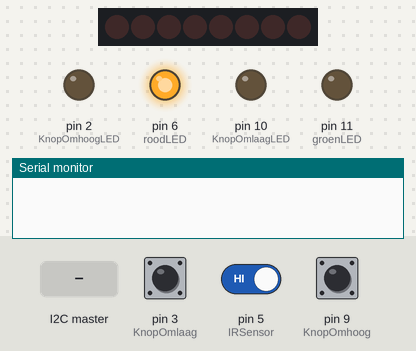
Simulated run of this sketch. Board: Arduino Uno, built with avr-gcc and run on an emulated ATmega328P. Shown: 8 shift-register outputs drawn as a row of LEDs (first output left, lit = HIGH), output pins drawn as LEDs (lit = HIGH), the last lines printed to the serial monitor. Wiring (inferred from the names in the program): shift register (74HC595): data pin 4; shift clock pin 8; latch pin 7. Wiring (inferred from the signals the program sends): row of LEDs: on Q0, Q1, Q2, Q3, Q4, Q5, Q6, Q7. The inputs (shaded band) are chosen by the test bench; at power-on: pin 3 (KnopOmlaag) HIGH, pin 5 (IRSensor) HIGH, pin 9 (KnopOmhoog) HIGH. Pins used as bus, display or sensor lines are not drawn.

Above: at 1.2 s.
1.3 s: the I2C master sends the byte 1
At 2.5 s:
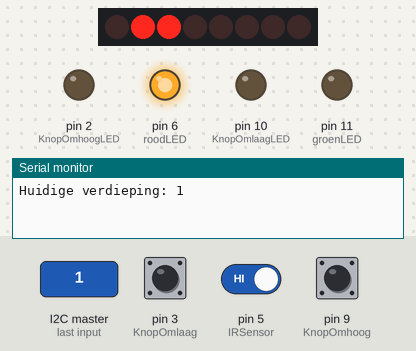
2.8 s: the I2C master sends the byte 0
At 3.7 s:
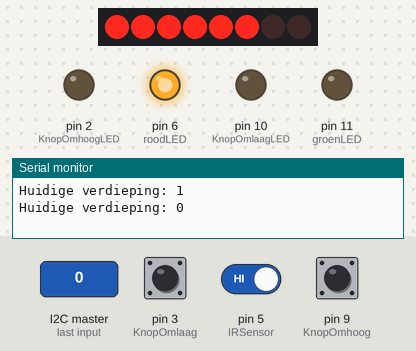
4.3 s: the I2C master sends the byte 2
At 4.9 s:
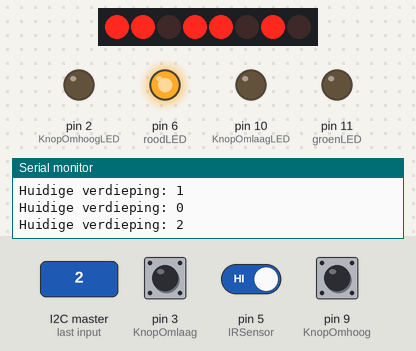
5.8 s: the I2C master sends the byte 90
At 7.0 s:
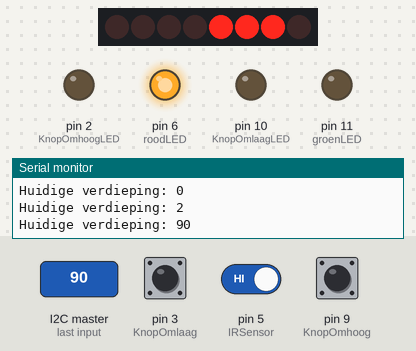
7.3 s: the I2C master sends the byte 200
At 8.4 s:
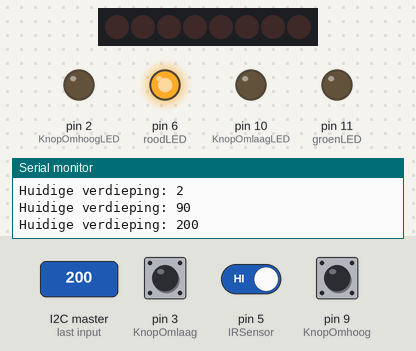
8.8 s: pin 3 (KnopOmlaag) pulled LOW for 0.15 s
At 9.5 s:
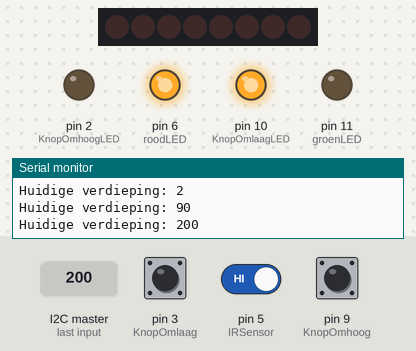
Timing chart, 0 to 11.4 s (numbered marks = the images above; inputs shaded):
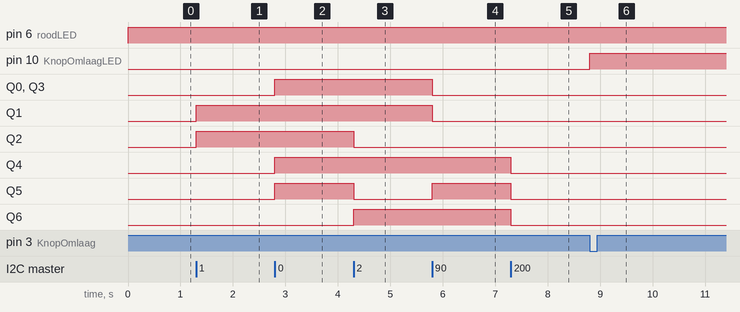

The sketch:

Story.ino
```cpp
#include <Wire.h>
#define verdiepingAdres 10

#define IRSensor 5
#define KnopOmlaag 3
#define KnopOmhoog 9
#define KnopOmhoogLED 2
#define KnopOmlaagLED 10

#define segmentDataPin 4
#define segmentLatchPin 7
#define segmentClockPin 8

#define roodLED 6
#define groenLED 11

byte symbol, symbols[] {
B11111100, // 0
B01100000, // 1
B11011010, // 2
B11110010, // 3
B01100110, // 4
B10110110, // 5
B10111110, // 6
B11100000, // 7
B11111110, // 8
B11110110, // 9
B11101110, // A
B00111110, // B
B10011100, // C
B01111010, // D
B10011110, // E
B10001110  // F
};

int huidigeVerdieping;
bool knopOmhoogLEDstand, knopOmlaagLEDstand, IRstand;

void setup() {
  pinMode(IRSensor,INPUT);
  pinMode(KnopOmlaag,INPUT);
  pinMode(KnopOmhoog,INPUT);
  pinMode(KnopOmhoogLED,OUTPUT);
  pinMode(KnopOmlaagLED, OUTPUT);
  pinMode(segmentDataPin,OUTPUT);
  pinMode(segmentLatchPin, OUTPUT);
  pinMode(segmentClockPin, OUTPUT);

  Wire.begin(verdiepingAdres);
  Wire.onReceive(receiveEvent);
  Wire.onRequest(requestEvent);

  Serial.begin(9600);

  knopOmhoogLEDstand = false;
  knopOmlaagLEDstand = false;
  //huidigeVerdieping = 5;
}

void loop() {

  /*Serial.print("\nKnopOmlaag = ");
  Serial.print(digitalRead(KnopOmlaag));
  Serial.print("  |  KnopOmhoog = ");
  Serial.print(digitalRead(KnopOmhoog));
  Serial.print("  |  IRsensor = ");
  Serial.print(digitalRead(IRSensor));
  */
  if(digitalRead(KnopOmhoog) == LOW){
    digitalWrite(KnopOmhoogLED,HIGH);
    knopOmhoogLEDstand = true;
  }

  if(digitalRead(KnopOmlaag) == LOW){
    digitalWrite(KnopOmlaagLED,HIGH);
    knopOmlaagLEDstand = true;
  }

  if(digitalRead(IRSensor) == LOW){
    digitalWrite(KnopOmlaagLED,LOW);
    digitalWrite(KnopOmhoogLED,LOW);
    analogWrite(roodLED,0);         //analog want pwm pin
    analogWrite(groenLED,255);      //analog want pwm pin
    knopOmhoogLEDstand = false;
    knopOmlaagLEDstand = false;
    IRstand = true;
  } else {
    analogWrite(roodLED,255);       //analog want pwm pin
    analogWrite(groenLED,0);        //analog want pwm pin
    IRstand = false;
  }
}

void segmentDisplay(){
  symbol = symbols[huidigeVerdieping];
  digitalWrite(segmentLatchPin,LOW);
  shiftOut(segmentDataPin, segmentClockPin, LSBFIRST, symbol);
  digitalWrite(segmentLatchPin,HIGH);
}

void requestEvent(){
  char dataArray[3]; //IRSensor|KnopOmhoog|KnopOmlaag

  if(IRstand){
    dataArray[0] = '0';
    //Serial.print("IRsensor neemt iets waar    ");
  } else {
    dataArray[0] = '1';
  }

  if(knopOmhoogLEDstand){
    dataArray[1] = '0';
    //Serial.print("Omhoogknop ingedrukt    ");
  } else {
    dataArray[1] = '1';
  }

  if(knopOmlaagLEDstand){
    dataArray[2] = '0';
    //Serial.print("Omlaagknop ingedrukt    ");
  } else {
    dataArray[2] = '1';
  }

  Wire.write(dataArray);
}

void receiveEvent(int howMany){
    huidigeVerdieping = Wire.read();
    Serial.print("Huidige verdieping: ");
    Serial.print(huidigeVerdieping);
    Serial.print("\n");
    segmentDisplay();
}
```

Measured:
- after the input at 1.3 s, Q1, Q2: LOW → HIGH at once
- after the input at 2.8 s, Q0, Q3–5: LOW → HIGH at once
- after the input at 4.3 s, Q2, Q5: HIGH → LOW at once; Q6: LOW → HIGH at once
- after the input at 5.8 s, Q0, Q1, Q3: HIGH → LOW at once; Q5: LOW → HIGH at once
- after the input at 7.3 s, Q4–6: HIGH → LOW at once
- after the input at 8.8 s, pin 10 (KnopOmlaagLED): LOW → HIGH at once
